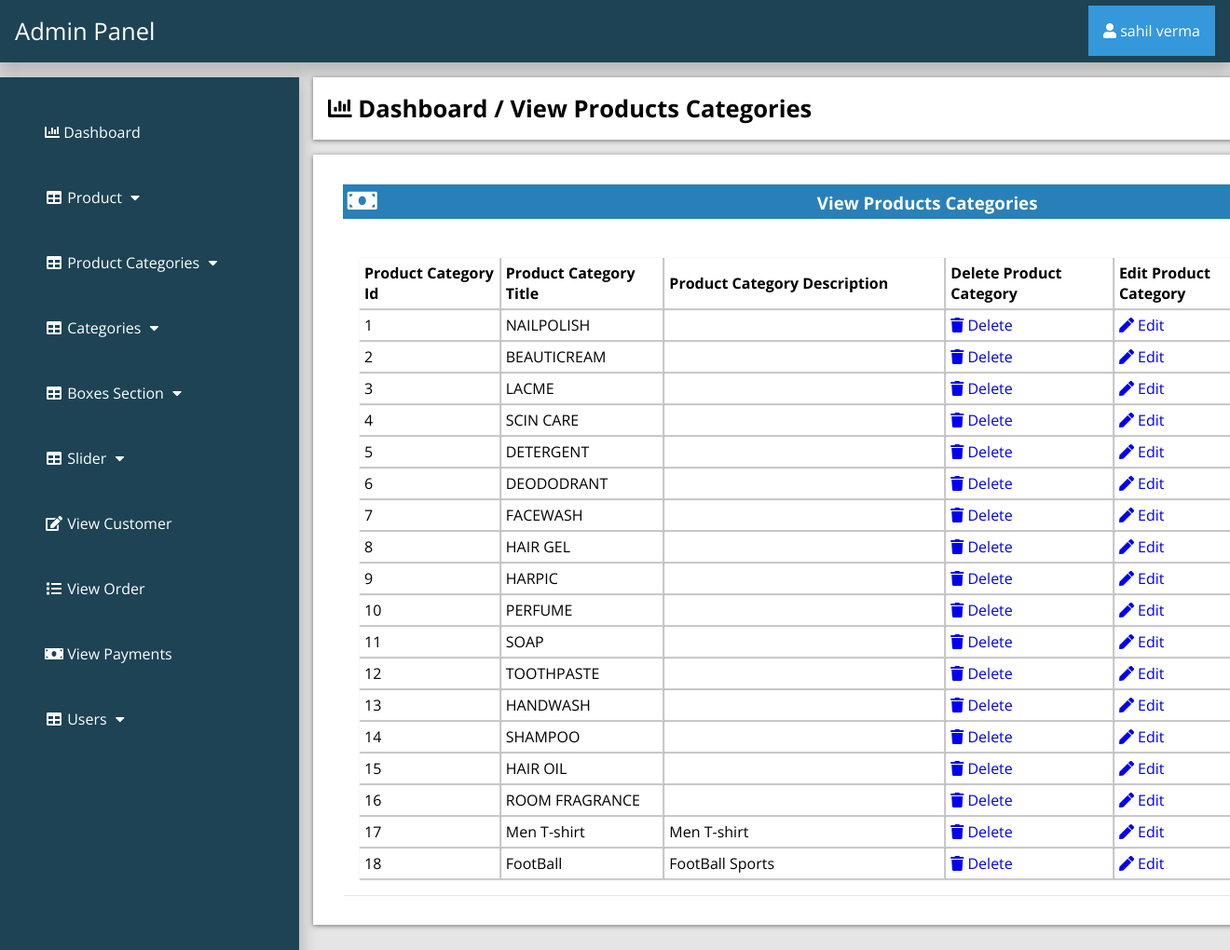
/admin_area/index.php?view_product_cat (signed in), run on the app's committed database.
### tables this page shows
CREATE TABLE `product_category` (
  `p_cat_id` int(10) NOT NULL,
  `p_cat_title` text NOT NULL,
  `p_cat_desc` text NOT NULL,
  `p_cat_img` int(11) NOT NULL
);

### admin_area/view_p_cat.php (the view)
<?php
if (!isset($_SESSION['admin_email'])){
  echo "<script>window.open('login.php','_self')</script>";
  }else{
?>
<div class="row">
	<div class="col-lg-12">
		<div class="breadcrump">
			<li class="active">
				<i class="fa fa-bar-chart"></i>
				Dashboard / View Products Categories
			</li>
		</div>
	</div>
</div>
<div class="row">
	<div class="col-lg-12">
		<div class="panel panel-default">
			<div class="panel-heading">
				<h3 class="panel-title">
					<i class="fa fa-money fa-fw"></i>
					View Products Categories
				</h3>
			</div>
			<div class="panel-body">
				<div class="table-responsive">
					<div class="form-group">
						<table class="table table-bordered table-hover table-striped">
							<thead>
								<tr>
									<th>Product Category Id</th>
									<th>Product Category Title</th>
									<th>Product Category Description</th>
									<th>Delete Product Category</th>
									<th>Edit Product Category</th>
								</tr>
							</thead>
							<tbody>
								<?php
								$i=0;
								$get_p_cats="select * from product_category";
								$run_p_cats=mysqli_query($con,$get_p_cats);
								while ($row_p_cats=mysqli_fetch_array($run_p_cats)) {
									$p_cat_id=$row_p_cats['p_cat_id'];
									$p_cat_title=$row_p_cats['p_cat_title'];
									$p_cat_desc=$row_p_cats['p_cat_desc'];
									$i++;
								  ?>
                                <tr>
                                	<td><?php echo $i; ?></td>
                                	<td><?php echo $p_cat_title; ?></td>
                                	<td width="300"><?php echo $p_cat_desc; ?></td>
                                	<td>
                                		<a href="index.php?delete_p_cat=<?php echo $p_cat_id; ?>">
                                			<i class="fa fa-trash"></i> Delete
                                		</a>
                                	</td>
                                      <td>
                                      	<a href="index.php?edit_p_cat=<?php echo $p_cat_id; ?>">
                                      		<i class="fa fa-pen"></i> Edit
                                      	</a>
                                      </td>
                                </tr>
                                 <?php } ?>
							</tbody>
						</table>
						</div>
					</div>
				</div>
				</div>
				</div>
<?php } ?>

### admin_area/includes/sidebar.php (shortened to what this page needs)
<?php
if (!isset($_SESSION['admin_email'])){
  echo "<script>window.open('login.php','_self')</script>";
  }else{
?>
<nav class="navbar navbar-inverse navbar-fixed-top" >
	<div class="navbar-header">
		<a href="index.php?dashboard" class="navbar-brand"><span>Admin Panel</span></a>
	</div>
		<div class="dropdown">
		 <button onclick="myFunction()" class="dropbtn"><i class="fa fa-user"></i> <?php echo $admin_name; ?></a></button>
		</div>
	<div class="collapse navbar-collapse navbar-ex1-collapse">
	<ul class="nav navbar-nav side-nav">
  <li>
    <a href="index.php?dashboard"><i class="fa fa-bar-chart"></i> Dashboard</a>
  </li>
  <li class="button-dropdown" id="#products">
    <a href="#" class="dropdown-toggle" data-toggle="collapse" data-target="#products"><i class="fa fa-fw fa-table"></i> Product <i class="fa fa-fw fa-caret-down"></i></a>
  </li>
  <li class="button-dropdown" id="#products_cat">
    <a href="#" class="dropdown-toggle" data-toggle="collapse" data-target="#products_cat"><i class="fa fa-fw fa-table"></i> Product Categories <i class="fa fa-fw fa-caret-down"></i></a>
  </li>
  <li class="button-dropdown" id="#category">
    <a href="#" class="dropdown-toggle" data-toggle="collapse" data-target="#category"><i class="fa fa-fw fa-table"></i> Categories <i class="fa fa-fw fa-caret-down"></i></a>
  </li>
<li class="button-dropdown" >
  <a href="#" class="dropdown-toggle" data-toggle="collapse" data-target="#boxes">
    <i class="fa fa-fw fa-table"></i> Boxes Section <i class="fa fa-fw fa-caret-down"></i>
  </a>
</li>
  <li class="button-dropdown">
    <a href="#" class="dropdown-toggle" data-toggle="collapse" data-target="#slider"><i class="fa fa-fw fa-table"></i>  Slider <i class="fa fa-fw fa-caret-down"></i></a>
  </li>
  <li>
  	<a href="index.php?view_customer">
  		<i class="fa fa-fw fa-edit"></i> View Customer
  	</a>
  </li>
  <li>
  	<a href="index.php?view_order">
  		<i class="fa fa-fw fa-list"></i> View Order
  	</a>
  </li>
  <li>
  	<a href="index.php?view_payments">
  		<i class="fa fa-fw fa-money"></i> View Payments
  	</a>
  </li>
  <li class="button-dropdown">
    <a href="#" class="dropdown-toggle" data-toggle="collapse" data-target="#users"><i class="fa fa-fw fa-table"></i>  Users <i class="fa fa-fw fa-caret-down"></i></a>
  </li>
</ul>
</div>
</nav>
<?php } ?>

### admin_area/css/style.css (style rules this page uses)
:root { --blue:#2980b9; }
body { margin: 0; }
* { font-family: 'Open Sans', sans-serif; margin:0; padding:0; box-sizing: border-box; text-decoration: none; transition: all .2s cubic-bezier(.37,1.14,.26,1.24); }
html { background-color: rgba(0,0,0,.1); }
.navbar-fixed-top { background:#1d4354; padding: 1rem; box-shadow: 0px 8px 16px 4px rgba(0,0,0,0.2); }
.navbar-fixed-top .navbar-brand { font-size: 1.6rem; color: #ffffff; }
.dropbtn { background-color: #3498DB; color: white; padding: 16px; font-size: 16px; border: none; cursor: pointer; }
.dropdown { position: relative; display: inline-block; float: right; margin-top: -2.8rem; }
.nav { position: absolute; top: 51px; margin-top: 32px; width: auto; height: 110%; border-radius: 0; display: block; background-color: #1d4354; bottom: 0; overflow: hidden; padding-bottom: 40px; box-shadow: 0px 8px 16px 4px rgba(0,0,0,0.2); margin-left: -1rem; }
.nav>li>a { width: 225px; display: block; color: #ffffff; margin: 3rem; }
.row { width: 81.2%; background-color: #ffffff; margin: auto; margin-left: 21rem; margin-top: 1rem; padding: 1rem; display: ; }
.panel { text-align: left; box-shadow: 1px 1px 1px 0px rgba(0.1,0.1,0.1,0.1); margin: 1rem; background-color: #ffffff; padding: rem; }
.panel-heading .panel-title { background-color: #2980b9; color: #ffffff; padding: .3rem; }
.table-responsive .table-striped th { padding: 5px; box-shadow: 1px 1px 1px 1px rgba(0.1,0.1,0.1,0.2); }
.table-responsive .table-striped tbody td { box-shadow: 1px 1px 1px 1px rgba(0.1,0.1,0.1,0.2); padding:5px; }
.breadcrump .active { font-weight: bold; font-size: 1.6rem; }
.row { list-style: none; box-shadow: 0 1px 5px rgba(0, 0, 0, 0.5); }
.row .fa-money { font-size: 1.6rem; width: 50%; text-align: left; }
.form-group { margin-top: 1.5rem; }
.panel-body { display: flex; align-items: center; justify-content: left; padding: 1rem; flex-wrap: wrap; }

### data on the page
product_category: p_cat_title "NAILPOLISH"
product_category: p_cat_title "BEAUTICREAM"
product_category: p_cat_title "LACME"
product_category: p_cat_title "SCIN CARE"
product_category: p_cat_title "DETERGENT"
product_category: p_cat_title "DEODODRANT"
product_category: p_cat_title "FACEWASH"
product_category: p_cat_title "HAIR GEL"
product_category: p_cat_title "HARPIC"
product_category: p_cat_title "PERFUME"
product_category: p_cat_title "SOAP"
product_category: p_cat_title "TOOTHPASTE"
product_category: p_cat_title "HANDWASH"
product_category: p_cat_title "SHAMPOO"
product_category: p_cat_title "HAIR OIL"
product_category: p_cat_title "ROOM FRAGRANCE"
product_category: p_cat_title "Men T-shirt", p_cat_desc "Men T-shirt"
product_category: p_cat_title "FootBall", p_cat_desc "FootBall Sports"

### other printed values
$admin_name "sahil verma"
